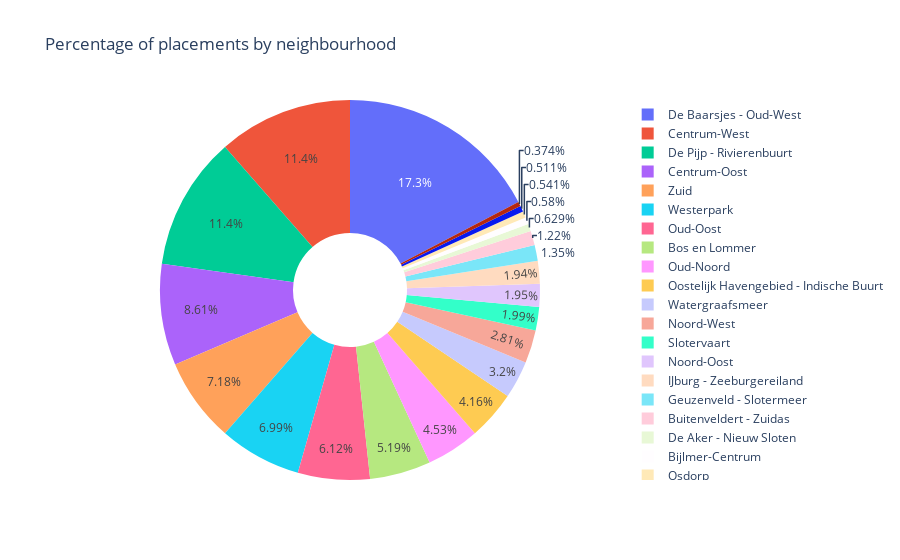

The notebook cell this image was saved under:
### Code cell
fig = px.pie(
    data_frame = nei_counts_d,
    names='neighbourhood_cleansed',
    values='count',
    title='Percentage of placements by neighbourhood',
    hole=0.3 
)
fig.show()

### Figure 1 — Plotly figure (JSON) as saved in the notebook; plotly's stock layout.template omitted (floating-point values rounded to 4 significant figures)
{"data": [{"domain": {"x": [0, 1], "y": [0, 1]}, "hole": 0.3, "hovertemplate": "neighbourhood_cleansed=%{label}<br>count=%{value}<extra></extra>", "labels": ["Bijlmer-Centrum", "Bijlmer-Oost", "Bos en Lommer", "Buitenveldert - Zuidas", "Centrum-Oost", "Centrum-West", "De Aker - Nieuw Sloten", "De Baarsjes - Oud-West", "De Pijp - Rivierenbuurt", "Gaasperdam - Driemond", "Geuzenveld - Slotermeer", "IJburg - Zeeburgereiland", "Noord-Oost", "Noord-West", "Oostelijk Havengebied - Indische Buurt", "Osdorp", "Oud-Noord", "Oud-Oost", "Slotervaart", "Watergraafsmeer", "Westerpark", "Zuid"], "legendgroup": "", "name": "", "showlegend": true, "type": "pie", "values": [59, 38, 528, 124, 875, 1162, 64, 1763, 1156, 52, 137, 197, 198, 286, 423, 55, 461, 622, 202, 325, 711, 730]}], "layout": {"legend": {"tracegroupgap": 0}, "title": {"text": "Percentage of placements by neighbourhood"}}}
